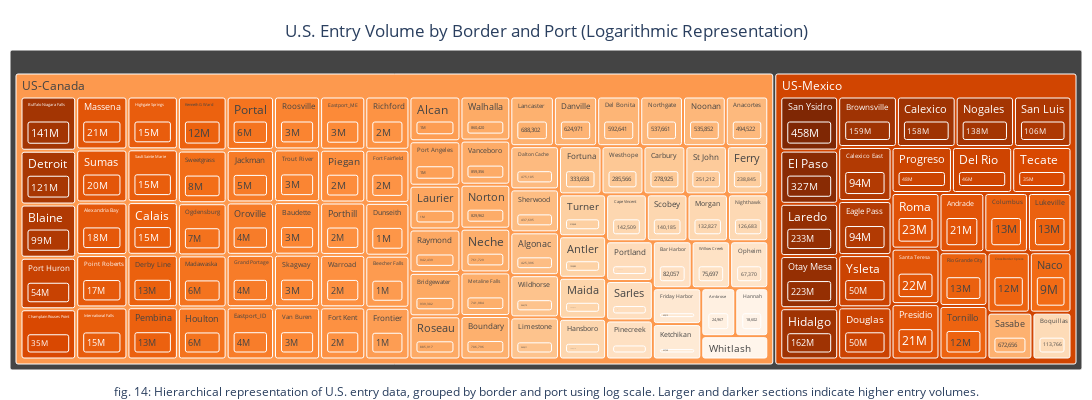

Notebook code for this chart:
### Code cell
# Merge finalized_broder_crossing_df with state_table to get the State name
finalized_df = finalized_broder_crossing_df.merge(state_table[['Abbr', 'State', 'State_Code']], on='State_Code', how='left')

# Merge finalized_df with border_table to get the Border name
finalized_df = finalized_df.merge(port_table[['Port Name', 'Port Code']], on='Port Code', how='left')

# Merge finalized_df with border_table to get the Border name
finalized_df = finalized_df.merge(border_table[['Border', 'Border_Code']], on='Border_Code', how='left')

# Group by Border and State, and sum the Value (total crossing value per state under each border)
border_state_totals = finalized_df.groupby(['Border_Code', 'Border', 'State', 'Port Code', 'Port Name'])['Value'].sum().reset_index()

# Apply log transformation to the 'Value' column to scale down large values
border_state_totals['Log_Value'] = np.log(border_state_totals['Value'] + 1)  # Adding 1 to avoid log(0)

border_state_totals['Value_Formatted'] = border_state_totals['Value'].apply(lambda x: f"{int(x/1_000_000)}M" if x >= 1_000_000 else f"{x:,}")

# Create the treemap using Plotly, now using Log_Value for both size and color
fig = px.treemap(
    border_state_totals,
    path=['Border', 'Port Name', 'Value_Formatted'],  
    values='Log_Value',  # Size of each rectangle based on log-transformed crossing value
    color='Log_Value',  # Color based on log-transformed value
    color_continuous_scale='Oranges',  # Color scale
    #title="U.S. Entry Volume by Border and Port (Logarithmic Representation)",
    hover_name='State'
)


fig.update_traces(
   hoverinfo='skip',
    hovertemplate=None,
    marker=dict(cornerradius=2)
)

# Hide the legend and the color scale
fig.update_layout(
    #showlegend=False,           # Hide the legend for the colors
    coloraxis_showscale=False   # Hide the color scale itself
)

fig.update_layout(
     title=dict(
        text="U.S. Entry Volume by Border and Port (Logarithmic Representation)",
        x=0.5,            # Centers the title horizontally
        xanchor='center',
        yanchor='top'
    ),
     width=1350,  # Adjust the width (in pixels)
    height=400,
    #autosize=True,  # Automatically adjust size to fit content
    margin=dict(t=50, b=30, l=10, r=10),  # Remove margins (t=top, b=bottom, l=left, r=right)
    showlegend=False,  # Hide the legend for the colors
    coloraxis_showscale=False  # Hide the color scale itself
)

fig.add_annotation(
    text="fig. 14: Hierarchical representation of U.S. entry data, grouped by border and port using log scale. Larger and darker sections indicate higher entry volumes.",
    x=0.5,
    y=-0.1,  # bottom of the figure
    xref="paper",
    yref="paper",
    showarrow=False,
    font=dict(size=12),
    xanchor='center',
    yanchor='bottom'
)

# Show the treemap
fig.show()

### Figure 1 — Plotly figure (JSON) as saved in the notebook; plotly's stock layout.template omitted (floating-point values rounded to 4 significant figures; data arrays with more than 128 entries replaced by an {"elided": "..."} marker saying what was removed)
{"data": [{"branchvalues": "total", "customdata": {"elided": "232x1 float values"}, "domain": {"x": [0, 1], "y": [0, 1]}, "hoverinfo": "skip", "hovertext": {"elided": "232 str values"}, "ids": {"elided": "232 str values"}, "labels": {"elided": "232 str values"}, "marker": {"coloraxis": "coloraxis", "colors": {"elided": "232 float values"}, "cornerradius": 2}, "name": "", "parents": {"elided": "232 str values"}, "type": "treemap", "values": {"elided": "232 float values"}}], "layout": {"annotations": [{"font": {"size": 12}, "showarrow": false, "text": "fig. 14: Hierarchical representation of U.S. entry data, grouped by border and port using log scale. Larger and darker sections indicate higher entry volumes.", "x": 0.5, "xanchor": "center", "xref": "paper", "y": -0.1, "yanchor": "bottom", "yref": "paper"}], "coloraxis": {"colorbar": {"title": {"text": "Log_Value"}}, "colorscale": [[0, "rgb(255,245,235)"], [0.125, "rgb(254,230,206)"], [0.25, "rgb(253,208,162)"], [0.375, "rgb(253,174,107)"], [0.5, "rgb(253,141,60)"], [0.625, "rgb(241,105,19)"], [0.75, "rgb(217,72,1)"], [0.875, "rgb(166,54,3)"], [1, "rgb(127,39,4)"]], "showscale": false}, "height": 400, "legend": {"tracegroupgap": 0}, "margin": {"b": 30, "l": 10, "r": 10, "t": 50}, "showlegend": false, "title": {"text": "U.S. Entry Volume by Border and Port (Logarithmic Representation)", "x": 0.5, "xanchor": "center", "yanchor": "top"}, "width": 1350}}
